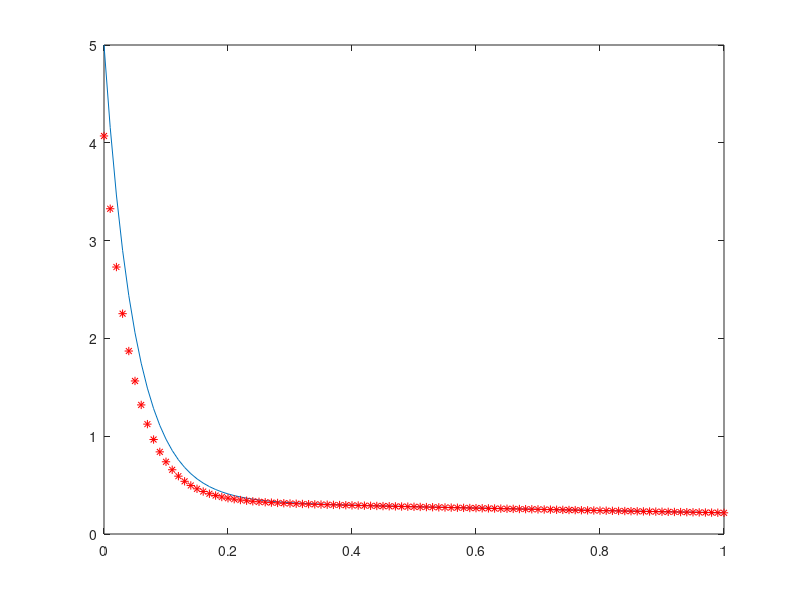

MATLAB code for this plot:
f = @(y,t)-20*y + 7*exp(-0.5*t);
y0 = 5;
t0 = 0; t1 = 1;
h = 0.01;
%Chinh xac
y_chinhxac = @(t)5*exp(-20*t)+(7/19.5)*(exp(-0.5*t)-exp(-20*t));
X = t0:h:t1;
Y_cx = feval(y_chinhxac,X);
plot(X,Y_cx); hold on;
%Forward Euler
for t=t0:h:t1;
    Y = y0 + h*feval(f,y0,t);
    plot(t,Y,'r*--');
    y0 = Y;
end